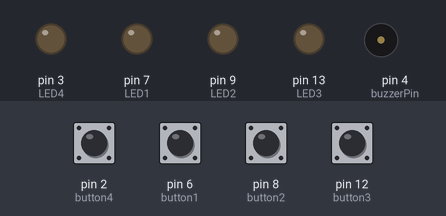
Bench run of a sketch on a simulated Arduino Uno, built with avr-gcc and run on an emulated ATmega328P. On the bench: output pins drawn as LEDs (lit = HIGH), buzzer (waves = sounding). Dashed ring = blinking. The test bench sets the inputs (shaded band); at power-on: pin 2 (button4), pin 6 (button1), pin 8 (button2), pin 12 (button3) HIGH. Pins used as bus, display or sensor lines are not drawn.

Above: at 1.2 s.
1.3 s: pin 2 (button4) pulled LOW for 0.15 s
At 1.4 s:
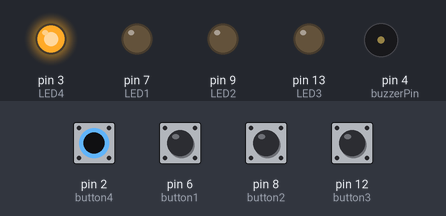
3.0 s: pin 6 (button1) pulled LOW for 0.15 s
At 4.3 s:
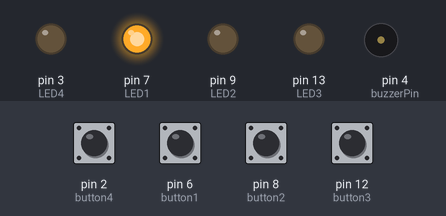
4.9 s: pin 2 (button4) pulled LOW for 1 s
At 6.8 s:
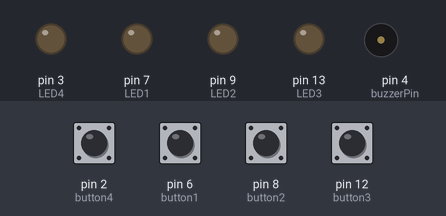
7.4 s: pin 8 (button2) pulled LOW for 0.15 s
At 8.8 s:
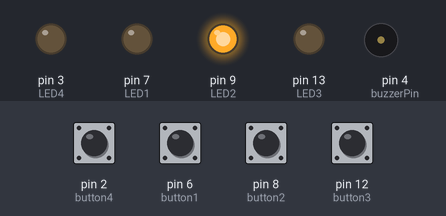
9.3 s: pin 2 (button4) driven LOW and pin 6 (button1) driven LOW
At 9.72 s:
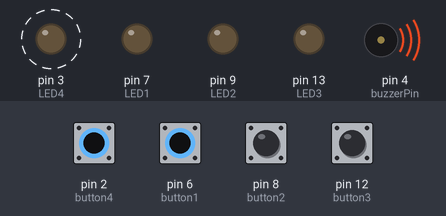
12.3 s: pin 12 (button3) pulled LOW for 1 s
At 13.11 s:
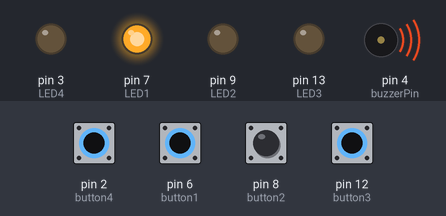
Timing chart, 0 to 16.3 s (numbered marks = the images above; inputs shaded):
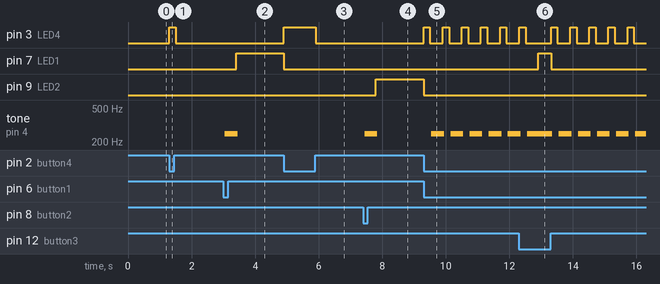

Measured:
- after the input at 1.3 s, pin 3 (LED4): LOW → HIGH at once, → LOW 0.20 s later
- after the input at 3.0 s, pin 7 (LED1): LOW → HIGH after 0.40 s; tone on pin 4 (buzzerPin): silent → 249 Hz after 0.05 s, → silent 0.40 s later
- after the input at 4.9 s, pin 3 (LED4): LOW → HIGH at once, → LOW 1.0 s later; pin 7 (LED1): HIGH → LOW at once
- after the input at 7.4 s, pin 9 (LED2): LOW → HIGH after 0.40 s; tone on pin 4 (buzzerPin): silent → 249 Hz after 0.05 s, → silent 0.40 s later
- after the input at 9.3 s, pin 3 (LED4): alternates HIGH for 0.20 s and LOW for 0.40 s, starting at once; pin 9 (LED2): HIGH → LOW at once; tone on pin 4 (buzzerPin): alternates 249 Hz for 0.40 s and silent for 0.20 s, starting after 0.25 s
- after the input at 12.3 s, pin 7 (LED1): LOW → HIGH after 0.61 s, → LOW 0.40 s later

The sketch:

Quiz_System.ino
```cpp
#define button1 6
#define button2 8
#define button3 12
#define button4 2
#define buzzerPin 4
#define LED1 7
#define LED2 9
#define LED3 13
#define LED4 3
#define uint unsigned char
uint flag = 0;
uint b1State, b2State, b3State, b4State = 0;

void setup() {
  // put your setup code here, to run once:
  pinMode (buzzerPin, OUTPUT);
  pinMode (LED1, OUTPUT);
  pinMode (LED2, OUTPUT);
  pinMode (LED3, OUTPUT);
  pinMode (LED4, OUTPUT);

  pinMode(button1, INPUT_PULLUP);
  pinMode(button2, INPUT_PULLUP);
  pinMode(button3, INPUT_PULLUP);
  pinMode(button4, INPUT_PULLUP);

  digitalWrite(LED1, LOW);
  digitalWrite(LED2, LOW);
  digitalWrite(LED3, LOW);
  digitalWrite(LED4, LOW);
}

void loop() {
  // put your main code here, to run repeatedly:
  digitalWrite(LED1, LOW);
  digitalWrite(LED2, LOW);
  digitalWrite(LED3, LOW);
  digitalWrite(LED4, LOW);

  b4State = digitalRead(button4);

  if (b4State == 0) {
    if (b4State == 0) {
      flag = 1;
      digitalWrite(LED4, HIGH);
      delay(200);
    }
  }
  if (1 == flag) {
    b1State = digitalRead(button1);
    b2State = digitalRead(button2);
    b3State = digitalRead(button3);

    if (b1State == 0) {
      flag = 0;
      digitalWrite(LED4, LOW);
      Alarm();
      digitalWrite(LED1, HIGH);
      digitalWrite(LED2, LOW);
      digitalWrite(LED3, LOW);
      while(digitalRead(button4));
    }
    if (b2State == 0) {
      flag = 0;
      digitalWrite(LED4, LOW);
      Alarm();
      digitalWrite(LED1, LOW);
      digitalWrite(LED2, HIGH);
      digitalWrite(LED3, LOW);
      while(digitalRead(button4));
    }
    if (b3State == 0) {
      flag = 0;
      digitalWrite(LED4, LOW);
      Alarm();
      digitalWrite(LED1, LOW);
      digitalWrite(LED2, LOW);
      digitalWrite(LED3, HIGH);
      while(digitalRead(button4));
    }
  }
}

void Alarm() {
  for (int i=0;i<100;i++) {
    digitalWrite (buzzerPin, HIGH);
    delay(2);
    digitalWrite(buzzerPin, LOW);
    delay(2);
  }
}
```
